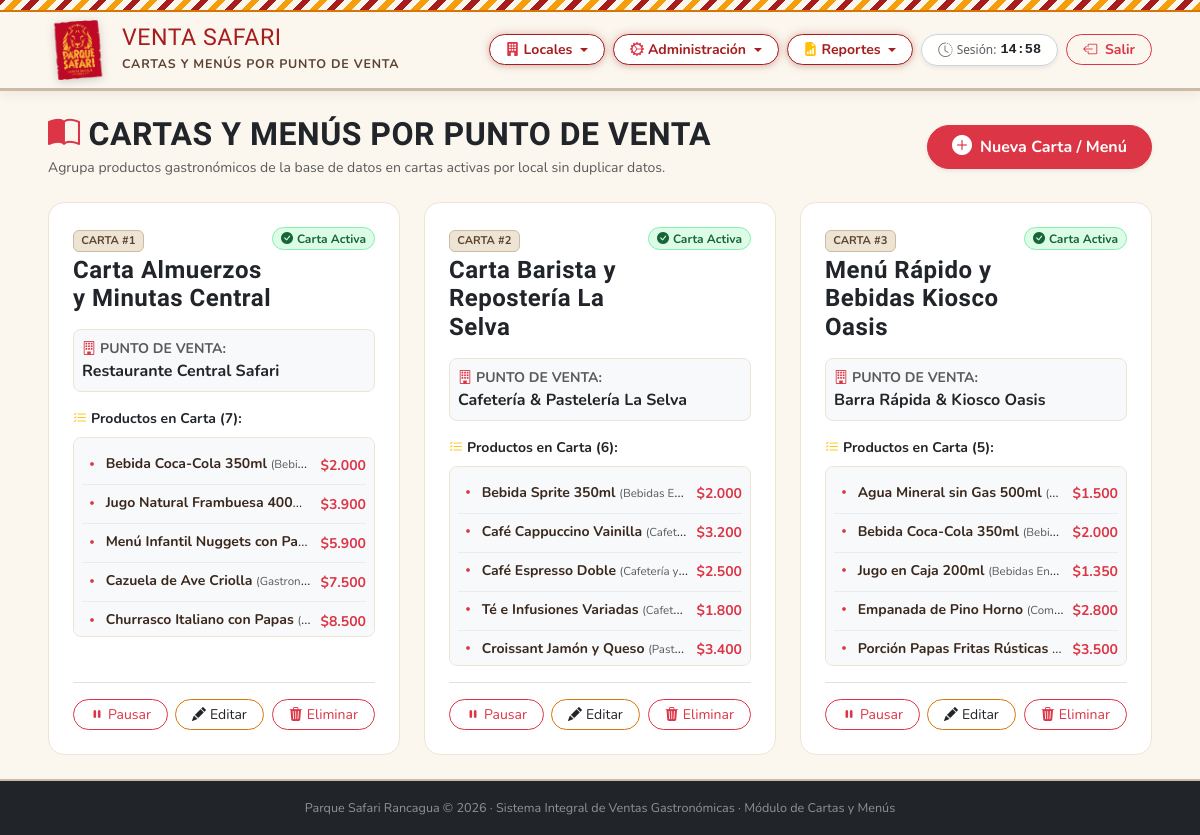
/administrador/menus/ (signed in), run on the app's committed database.
### ventas/models.py (models this page shows, shortened)
class Menu(models.Model):
    nombre = models.CharField(max_length=100)
    punto_venta = models.ForeignKey(PuntoVenta, on_delete=models.CASCADE, related_name='menus')
    productos = models.ManyToManyField(Producto, related_name='menus', blank=True)
    activo = models.BooleanField(default=True)
    class Meta:
        verbose_name = "Menú"
        verbose_name_plural = "Menús"

class PuntoVenta(models.Model):
    nombre = models.CharField(max_length=100, unique=True)
    tipo = models.CharField(max_length=50, blank=True, null=True, help_text="Ej: Restaurante, Cafetería, Kiosco")
    descripcion = models.TextField(blank=True, null=True)
    icono = models.CharField(max_length=50, default='bi-shop', blank=True, help_text="Ícono Bootstrap")
    color = models.CharField(max_length=20, default='#c62828', blank=True, help_text="Color distintivo hex")
    activo = models.BooleanField(default=True)
    creado_en = models.DateTimeField(auto_now_add=True)
    class Meta:
        verbose_name = "Punto de Venta"
        verbose_name_plural = "Puntos de Venta"
        ordering = ['nombre']

class Producto(models.Model):
    TIPOS_OFERTA = [
        ('NINGUNA', 'Sin Oferta'),
        ('3X2', 'Lleva 3 y Paga 2 (3x2)'),
        ('2X1', 'Lleva 2 y Paga 1 (2x1)'),
        ('SEGUNDA_1', 'Segunda Unidad a $1 peso'),
        ('PRECIO_FIJO', 'Precio de Oferta Fijo'),
        ('DESCUENTO_PCT', 'Descuento Porcentual'),
    ]
    nombre = models.CharField(max_length=150)
    categoria = models.ForeignKey(Categoria, on_delete=models.PROTECT, related_name='productos')
    precio_base = models.DecimalField(max_digits=10, decimal_places=2)
    descripcion = models.TextField(blank=True, null=True)
    puntos_venta = models.ManyToManyField(PuntoVenta, blank=True, related_name='productos_disponibles')
    activo = models.BooleanField(default=True)
    en_oferta = models.BooleanField(default=False, help_text="Indica si el producto tiene promoción u oferta activa")
    tipo_oferta = models.CharField(max_length=20, choices=TIPOS_OFERTA, default='NINGUNA', help_text="Tipo de promoción (3x2, 2da a $1 peso, etc.)")
    precio_oferta = models.DecimalField(max_digits=10, decimal_places=2, null=True, blank=True, help_text="Precio promocional fijo o precio de la 2da unidad (ej. $1)")
    descuento_pct = models.DecimalField(max_digits=5, decimal_places=2, default=0, help_text="Porcentaje de descuento para tipo DESCUENTO_PCT")
    descripcion_oferta = models.CharField(max_length=120, blank=True, null=True, help_text="Etiqueta visible: Ej: ¡Lleva 3 y paga 2!, ¡Segunda hamburguesa a $1!")
    creado_en = models.DateTimeField(auto_now_add=True)
    class Meta:
        verbose_name = "Producto"
        verbose_name_plural = "Productos"
        ordering = ['categoria', 'nombre']

class Categoria(models.Model):
    nombre = models.CharField(max_length=100, unique=True)
    descripcion = models.TextField(blank=True, null=True)
    activo = models.BooleanField(default=True)
    class Meta:
        verbose_name = "Categoría"
        verbose_name_plural = "Categorías"
        ordering = ['nombre']

### ventas/views.py (the view, shortened to what this page needs)
# urls.py: path('administrador/menus/', views.administrador_menus, name='administrador_menus'),
@requiere_rol(['ADMINISTRADOR'])
def administrador_menus(request):
    locales = PuntoVenta.objects.filter(activo=True).order_by('id')
    productos_disponibles = Producto.objects.filter(activo=True).select_related('categoria').order_by('categoria__nombre', 'nombre')
    menus_qs = Menu.objects.select_related('punto_venta').prefetch_related('productos__categoria').order_by('punto_venta__id', 'nombre')
    context = {
        'menus': menus_qs,
        'locales': locales,
        'productos_disponibles': productos_disponibles,
        'total_menus': menus_qs.count(),
    }
    return render(request, 'ventas/administrador_menus.html', context)

### ventas/templates/ventas/administrador_menus.html (shortened to what this page needs)
{% load static %}
{% load safari_tags %}
<!DOCTYPE html>
<html lang="es">
<head>
    <link href="https://cdn.jsdelivr.net/npm/bootstrap@5.3.3/dist/css/bootstrap.min.css" rel="stylesheet">
    <link rel="stylesheet" href="https://cdn.jsdelivr.net/npm/bootstrap-icons@1.11.3/font/bootstrap-icons.min.css">
    <link rel="stylesheet" href="{% static 'css/base.css' %}?v=3.1">
    <link rel="stylesheet" href="{% static 'css/admin.css' %}?v=3.1">
</head>
<body class="d-flex flex-column min-vh-100">
    <div class="tribal-divider"></div>
    <header class="safari-header py-2">
        <div class="container-fluid px-lg-5">
            <div class="d-flex align-items-center justify-content-between flex-wrap gap-2">
                <a href="{% url 'administrador' %}" class="logo-link" title="Volver al Inicio de Administración">
                    <img src="{% static 'img/logo_parque_safari.png' %}" alt="Logo Parque Safari" class="logo-img">
                    <div>
                        <h1 class="brand-text-main">Venta Safari</h1>
                        <span class="brand-text-sub">Cartas y Menús por Punto de Venta</span>
                    </div>
                </a>
                <div class="d-flex align-items-center gap-2 flex-wrap">
                    <div class="dropdown">
                        <button class="btn btn-safari-header btn-sm px-3 rounded-pill fw-bold dropdown-toggle d-flex align-items-center gap-1 shadow-sm" type="button" id="dropdownLocales" data-bs-toggle="dropdown" aria-expanded="false" style="background-color: #ffffff; border: 1.5px solid #a71d1d; color: #a71d1d;">
                            <i class="bi bi-building-fill text-danger"></i>
                            <span>Locales</span>
                        </button>
                    </div>
                    <div class="dropdown">
                        <button class="btn btn-safari-header btn-sm px-3 rounded-pill fw-bold dropdown-toggle d-flex align-items-center gap-1 shadow-sm" type="button" id="dropdownAdminCat" data-bs-toggle="dropdown" aria-expanded="false" style="background-color: #ffffff; border: 1.5px solid #a71d1d; color: #a71d1d;">
                            <i class="bi bi-gear-wide-connected text-danger"></i>
                            <span>Administración</span>
                        </button>
                    </div>
                    <div class="dropdown">
                        <button class="btn btn-safari-header btn-sm px-3 rounded-pill fw-bold dropdown-toggle d-flex align-items-center gap-1 shadow-sm" type="button" id="dropdownReportes" data-bs-toggle="dropdown" aria-expanded="false" style="background-color: #ffffff; border: 1.5px solid #a71d1d; color: #a71d1d;">
                            <i class="bi bi-file-earmark-bar-graph-fill text-warning"></i>
                            <span>Reportes</span>
                        </button>
                    </div>
                    <div id="contenedorRelojSesion"></div>
                    <a href="{% url 'logout' %}" class="btn btn-outline-danger btn-sm px-3 rounded-pill fw-bold" title="Cerrar Sesión Segura">
                        <i class="bi bi-box-arrow-left me-1"></i> Salir
                    </a>
                </div>
            </div>
        </div>
    </header>
    <main class="flex-grow-1 py-4">
        <div class="container-fluid px-lg-5">
            <div class="d-flex justify-content-between align-items-center flex-wrap gap-3 mb-4">
                <div>
                    <h2 class="fw-bold text-dark mb-1" style="font-family: 'Oswald', sans-serif;">
                        <i class="bi bi-book-half text-danger me-2"></i>CARTAS Y MENÚS POR PUNTO DE VENTA
                    </h2>
                    <p class="text-muted small mb-0">
                        Agrupa productos gastronómicos de la base de datos en cartas activas por local sin duplicar datos.
                    </p>
                </div>
                <div class="d-flex gap-2">
                    <button type="button" class="btn btn-danger rounded-pill px-4 fw-bold shadow-sm d-flex align-items-center gap-2" data-bs-toggle="modal" data-bs-target="#modalCrearMenu">
                        <i class="bi bi-plus-circle-fill fs-5"></i> Nueva Carta / Menú
                    </button>
                </div>
            </div>
            <div class="row g-4">
                {% for m in menus %}
                <div class="col-lg-6 col-xl-4">
                    <div class="menu-card p-4 h-100 d-flex flex-column justify-content-between">
                        <div>
                            <div class="d-flex justify-content-between align-items-start mb-3">
                                <div>
                                    <span class="badge" style="background-color: var(--safari-cafe-pastel); color: var(--safari-cafe-dark); border: 1px solid var(--safari-cafe-medium); font-size: 0.7rem;">
                                        CARTA #{{ m.id }}
                                    </span>
                                    <h4 class="fw-bold text-dark mt-1 mb-0">{{ m.nombre }}</h4>
                                </div>
                                {% if m.activo %}
                                <span class="badge badge-status-success rounded-pill px-2 py-1 small fw-bold">
                                    <i class="bi bi-check-circle-fill me-1"></i>Carta Activa
                                </span>
                                {% else %}
                                <span class="badge badge-status-danger rounded-pill px-2 py-1 small fw-bold">
                                    <i class="bi bi-pause-circle-fill me-1"></i>Pausada
                                </span>
                                {% endif %}
                            </div>
                            <div class="mb-3 p-2 rounded-3 bg-light border small" style="border-color: var(--safari-cafe-pastel) !important;">
                                <div class="text-muted fw-bold">
                                    <i class="bi bi-building text-danger me-1"></i>PUNTO DE VENTA:
                                </div>
                                <div class="fw-bold text-dark fs-6">
                                    {{ m.punto_venta.nombre }}
                                </div>
                            </div>
                            <div class="mb-3">
                                <div class="d-flex justify-content-between align-items-center mb-2">
                                    <span class="fw-bold small text-dark">
                                        <i class="bi bi-list-check text-warning me-1"></i>Productos en Carta ({{ m.productos.count }}):
                                    </span>
                                </div>
                                <div class="border rounded-3 p-2 bg-light" style="max-height: 200px; overflow-y: auto; border-color: var(--safari-cafe-pastel) !important;">
                                    {% for p in m.productos.all %}
                                    <div class="d-flex justify-content-between align-items-center py-1 border-bottom border-light-subtle small">
                                        <div class="text-truncate me-2">
                                            <i class="bi bi-dot text-danger fs-5 align-middle"></i>
                                            <strong>{{ p.nombre }}</strong>
                                            <span class="text-muted" style="font-size: 0.72rem;">({{ p.categoria.nombre }})</span>
                                        </div>
                                        <span class="fw-bold text-danger">{{ p.precio_base|pesos_clp }}</span>
                                    </div>
                                    {% empty %}
                                    <div class="text-muted small py-2 text-center">
                                        Sin productos asociados todavía a esta carta.
                                    </div>
                                    {% endfor %}
                                </div>
                            </div>
                        </div>
                        <div class="pt-3 border-top d-flex justify-content-between align-items-center">
                            <form method="POST" action="{% url 'administrador_menus' %}" class="d-inline">
                                {% if m.activo %}
                                <button type="submit" class="btn btn-sm btn-outline-danger rounded-pill px-3 py-1" title="Desactivar carta">
                                    <i class="bi bi-pause-fill me-1"></i>Pausar
                                </button>
                                {% else %}
                                <button type="submit" class="btn btn-sm btn-outline-success rounded-pill px-3 py-1" title="Activar carta">
                                    <i class="bi bi-play-fill me-1"></i>Activar
                                </button>
                                {% endif %}
                            </form>
                            <div class="d-flex gap-2">
                                <button type="button" class="btn btn-sm btn-outline-warning text-dark rounded-pill px-3 py-1" style="border-color: var(--safari-yellow-dark);" data-bs-toggle="modal" data-bs-target="#modalEditarMenu_{{ m.id }}" title="Modificar Carta">
                                    <i class="bi bi-pencil-fill me-1"></i>Editar
                                </button>
                                <button type="button" class="btn btn-sm btn-outline-danger rounded-pill px-3 py-1" data-bs-toggle="modal" data-bs-target="#modalEliminarMenu_{{ m.id }}" title="Eliminar Carta">
                                    <i class="bi bi-trash3-fill me-1"></i>Eliminar
                                </button>
                            </div>
                        </div>
                    </div>
                </div>
                {% endfor %}
            </div>
        </div>
    </main>
    <footer class="safari-footer mt-auto py-3 bg-dark text-white text-center">
        <div class="container">
            <small class="text-white-50">
                Parque Safari Rancagua &copy; 2026 · Sistema Integral de Ventas Gastronómicas · Módulo de Cartas y Menús
            </small>
        </div>
    </footer>
</body>
</html>

### data on the page
Menu: id "1", nombre "Carta Almuerzos y Minutas Central", activo True (drawn), punto_venta.nombre "Restaurante Central Safari", productos.count "7"
Producto: nombre "Bebida Coca-Cola 350ml", categoria.nombre "Bebi…", precio_base|pesos_clp "$2.000"
Producto: nombre "Jugo Natural Frambuesa 400…", precio_base|pesos_clp "$3.900"
Producto: nombre "Menú Infantil Nuggets con Pa…", precio_base|pesos_clp "$5.900"
Producto: nombre "Cazuela de Ave Criolla", categoria.nombre "Gastron…", precio_base|pesos_clp "$7.500"
Producto: nombre "Churrasco Italiano con Papas", precio_base|pesos_clp "$8.500"
Menu: id "2", nombre "Carta Barista y Repostería La Selva", activo True (drawn), punto_venta.nombre "Cafetería & Pastelería La Selva", productos.count "6"
Producto: nombre "Bebida Sprite 350ml", categoria.nombre "Bebidas E…", precio_base|pesos_clp "$2.000"
Producto: nombre "Café Cappuccino Vainilla", categoria.nombre "Cafet…", precio_base|pesos_clp "$3.200"
Producto: nombre "Café Espresso Doble", categoria.nombre "Cafetería y…", precio_base|pesos_clp "$2.500"
Producto: nombre "Té e Infusiones Variadas", categoria.nombre "Cafete…", precio_base|pesos_clp "$1.800"
Producto: nombre "Croissant Jamón y Queso", categoria.nombre "Past…", precio_base|pesos_clp "$3.400"
Menu: id "3", nombre "Menú Rápido y Bebidas Kiosco Oasis", activo True (drawn), punto_venta.nombre "Barra Rápida & Kiosco Oasis", productos.count "5"
Producto: nombre "Agua Mineral sin Gas 500ml", precio_base|pesos_clp "$1.500"
Producto: nombre "Jugo en Caja 200ml", categoria.nombre "Bebidas En…", precio_base|pesos_clp "$1.350"
Producto: nombre "Empanada de Pino Horno", categoria.nombre "Com…", precio_base|pesos_clp "$2.800"
Producto: nombre "Porción Papas Fritas Rústicas", precio_base|pesos_clp "$3.500"
